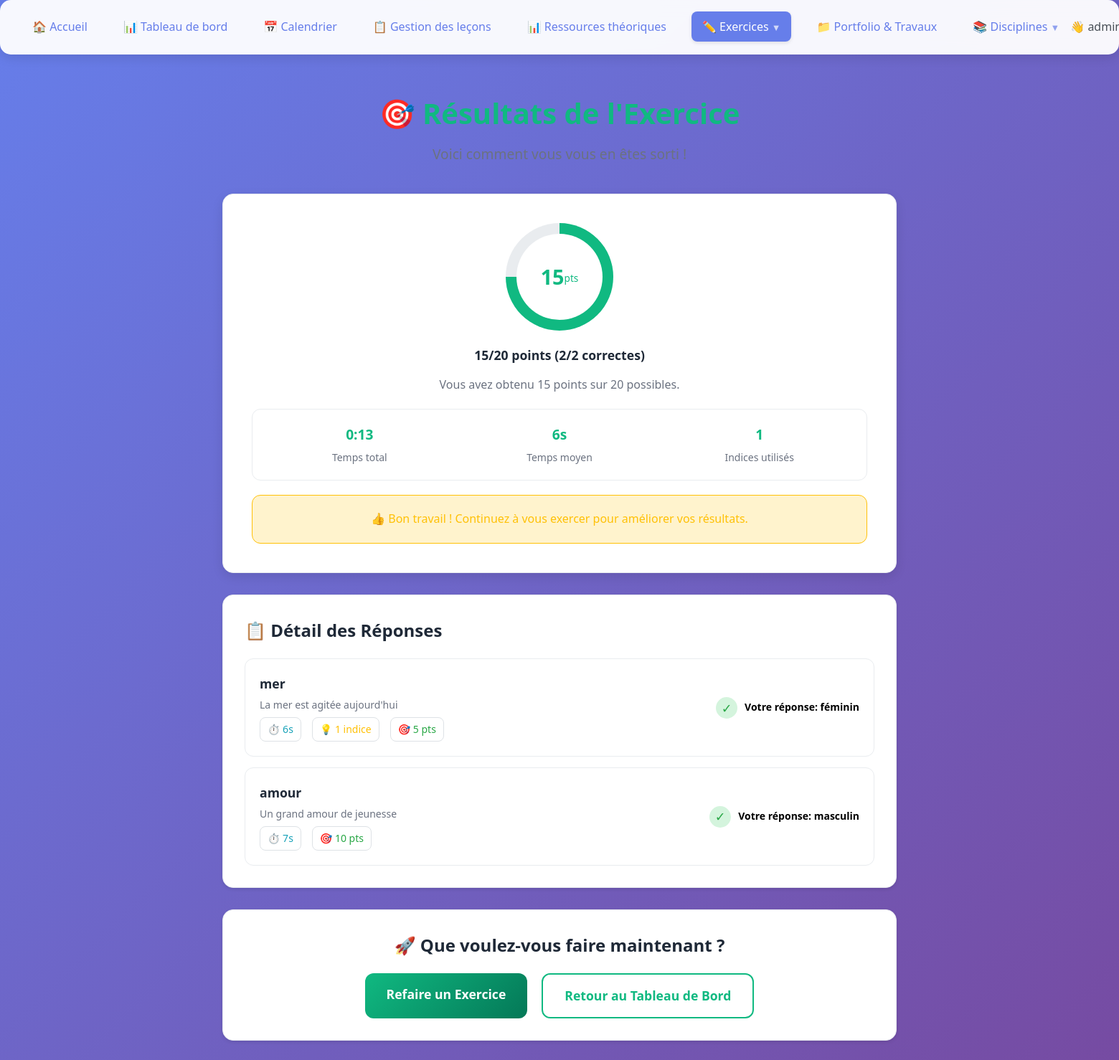
/exercises/grammar/gender/session/1/results (signed in), run on the app's committed database.
### tables this page shows
CREATE TABLE grammar_gender_attempts (
                id INTEGER PRIMARY KEY AUTOINCREMENT,
                session_id INTEGER NOT NULL,
                question_id INTEGER NOT NULL,
                user_answer TEXT,
                is_correct BOOLEAN,
                time_taken INTEGER,
                attempted_at TIMESTAMP DEFAULT CURRENT_TIMESTAMP, hints_used INTEGER DEFAULT 0, score INTEGER DEFAULT 10,
                FOREIGN KEY (session_id) REFERENCES grammar_gender_sessions (id),
                FOREIGN KEY (question_id) REFERENCES grammar_gender_questions (id)
            );

CREATE TABLE grammar_gender_questions (
                id INTEGER PRIMARY KEY AUTOINCREMENT,
                sub_question_id TEXT UNIQUE NOT NULL,
                nom TEXT NOT NULL,
                genre_du_nom TEXT NOT NULL CHECK(genre_du_nom IN ('masculin', 'féminin')),
                niveau_difficulte INTEGER CHECK(niveau_difficulte >= 1 AND niveau_difficulte <= 3),
                exemple_usage_courant TEXT,
                exemple_usage_litteraire TEXT,
                exemple_usage_universitaire TEXT,
                terminaisons TEXT,
                created_at TIMESTAMP DEFAULT CURRENT_TIMESTAMP
            );

### app.py (the view)
@app.route('/exercises/grammar/gender/session/<int:session_id>/results')
def grammar_gender_results(session_id):
    if 'user' not in session:
        return redirect(url_for('login'))
    conn = sqlite3.connect(DB_FILE)
    c = conn.cursor()
    c.execute('''
        SELECT * FROM grammar_gender_sessions
        WHERE id = ? AND user_id = ?
    ''', (session_id, session.get('user_id')))
    session_data = c.fetchone()
    if not session_data:
        flash('Session non trouvée', 'error')
        return redirect(url_for('grammar_gender_exercises'))
    c.execute('''
        SELECT ga.*, gq.nom, gq.genre_du_nom, gq.exemple_usage_courant
        FROM grammar_gender_attempts ga
        JOIN grammar_gender_questions gq ON ga.question_id = gq.id
        WHERE ga.session_id = ?
        ORDER BY ga.attempted_at
    ''', (session_id,))
    attempts = c.fetchall()
    conn.close()
    total_questions = len(attempts)
    correct_answers = sum(1 for attempt in attempts if attempt[4])  # is_correct
    total_points = sum(attempt[8] if len(attempt) > 8 else 0 for attempt in attempts)  # score column
    max_possible_points = total_questions * 10
    total_time = sum(attempt[5] if attempt[5] else 0 for attempt in attempts)  # time_taken
    total_hints = sum(attempt[7] if len(attempt) > 7 else 0 for attempt in attempts)  # hints_used
    percentage = round((correct_answers / total_questions) * 100) if total_questions > 0 else 0
    points_percentage = round((total_points / max_possible_points) * 100) if max_possible_points > 0 else 0
    results = {
        'session_id': session_id,
        'score': correct_answers,
        'total': total_questions,
        'percentage': percentage,
        'total_points': total_points,
        'max_possible_points': max_possible_points,
        'points_percentage': points_percentage,
        'total_time': total_time,
        'total_hints': total_hints,
        'avg_time': round(total_time / total_questions) if total_questions > 0 else 0,
        'attempts': attempts
    }
    return render_template('grammar_gender_results.html', results=results)

### templates/grammar_gender_results.html (shortened to what this page needs)
{% extends "base.html" %}
{% set title = "Résultats - Genre Grammatical" %}
{% block additional_css %}
<link rel="stylesheet" href="{{ url_for('static', filename='css/components/grammar-results.css') }}">
{% endblock %}
{% block content %}
<div class="results-container">
    <div class="results-header">
        <h1 class="results-title">🎯 Résultats de l'Exercice</h1>
        <p class="results-subtitle">Voici comment vous vous en êtes sorti !</p>
    </div>
    <div class="score-section">
        <div class="score-circle" style="background: conic-gradient(var(--francais-primary) 0deg, var(--francais-primary) {{ results.points_percentage * 3.6 }}deg, var(--gray-200) {{ results.points_percentage * 3.6 }}deg, var(--gray-200) 360deg);">
            <div class="score-text">{{ results.total_points }}</div>
            <div class="score-subtitle">pts</div>
        </div>
        <h2 class="score-label">{{ results.total_points }}/{{ results.max_possible_points }} points ({{ results.score }}/{{ results.total }} correctes)</h2>
        <p class="score-details">
            Vous avez obtenu {{ results.total_points }} points sur {{ results.max_possible_points }} possibles.
        </p>
        <div class="stats-grid">
            <div class="stat-item">
                <div class="stat-value">{{ results.total_time // 60 }}:{{ '{:02d}'.format(results.total_time % 60) }}</div>
                <div class="stat-label">Temps total</div>
            </div>
            <div class="stat-item">
                <div class="stat-value">{{ results.avg_time }}s</div>
                <div class="stat-label">Temps moyen</div>
            </div>
            <div class="stat-item">
                <div class="stat-value">{{ results.total_hints }}</div>
                <div class="stat-label">Indices utilisés</div>
            </div>
        </div>
        <div class="performance-message {% if results.points_percentage >= 80 %}performance-excellent{% elif results.points_percentage >= 60 %}performance-good{% else %}performance-poor{% endif %}">
            {% if results.points_percentage >= 80 %}
                🏆 Excellent travail ! Vous maîtrisez très bien le genre grammatical.
            {% elif results.points_percentage >= 60 %}
                👍 Bon travail ! Continuez à vous exercer pour améliorer vos résultats.
            {% else %}
                💪 Ne vous découragez pas ! La pratique régulière vous aidera à progresser.
            {% endif %}
        </div>
    </div>
    <div class="details-section">
        <h2 class="details-header">📋 Détail des Réponses</h2>
        <div class="attempts-list">
            {% for attempt in results.attempts %}
            <div class="attempt-item">
                <div class="attempt-content">
                    <h3 class="attempt-word">{{ attempt[9] }}</h3>
                    <div class="attempt-details">
                        {% if attempt[11] %}{{ attempt[11] }}{% endif %}
                    </div>
                    <div class="attempt-stats">
                        <span class="time-taken">⏱️ {{ attempt[5] }}s</span>
                        {% if attempt[7] > 0 %}
                        <span class="hints-used">💡 {{ attempt[7] }} indice{{ 's' if attempt[7] > 1 else '' }}</span>
                        {% endif %}
                        <span class="points-earned">🎯 {{ attempt[8] if attempt|length > 8 else 0 }} pts</span>
                    </div>
                </div>
                <div class="attempt-result">
                    <div class="result-icon {% if attempt[4] %}result-correct{% else %}result-incorrect{% endif %}">
                        {% if attempt[4] %}✓{% else %}✗{% endif %}
                    </div>
                    <div class="answer-labels">
                        <div class="user-answer">Votre réponse: {{ attempt[3] }}</div>
                    </div>
                </div>
            </div>
            {% endfor %}
        </div>
    </div>
    <div class="actions-section">
        <h2 class="actions-header">🚀 Que voulez-vous faire maintenant ?</h2>
        <div class="action-buttons">
            <a href="{{ url_for('start_grammar_gender_practice') }}" class="action-button action-primary">
                Refaire un Exercice
            </a>
            <a href="{{ url_for('grammar_gender_exercises') }}" class="action-button action-secondary">
                Retour au Tableau de Bord
            </a>
        </div>
    </div>
</div>
{% endblock %}

### static/css/base/variables.css (style rules this page uses)
:root { --primary-color: #667eea; --primary-dark: #5a67d8; --primary-light: #e6eaff; --secondary-color: #764ba2; --secondary-light: #f0ecf7; --success-color: #28a745; --success-dark: #218838; --success-light: #d4f4dd; --danger-color: #dc3545; --danger-light: #f8d7da; --warning-color: #ffc107; --warning-light: #fff3cd; --info-color: #17a2b8; --info-light: #d1ecf1; --accent-color: #f093fb; --accent-light: #fce4ff; --gray-100: #f8f9fa; --gray-200: #e9ecef; --gray-300: #dee2e6; --gray-400: #ced4da; --gray-500: #6c757d; --gray-600: #495057; --gray-700: #343a40; --gray-800: #212529; --white: #ffffff; --black: #000000; --gradient-main: linear-gradient(135deg, #667eea 0%, #764ba2 100%); --gradient-card: linear-gradient(135deg, #f8f9fa 0%, #e9ecef 100%); --gradient-primary: linear-gradient(135deg, var(--primary-color) 0%, var(--secondary-color) 100%); --gradient-success: linear-gradient(135deg, var(--success-color) 0%, var(--success-dark) 100%); --gradient-danger: linear-gradient(135deg, var(--danger-color) 0%, #c82333 100%); --gradient-warning: linear-gradient(135deg, var(--warning-color) 0%, #fd7e14 100%); --gradient-info: linear-gradient(135deg, var(--info-color) 0%, #20c997 100%); --space-xs: 5px; --space-sm: 10px; --space-md: 15px; --space-lg: 20px; --space-xl: 30px; --space-2xl: 40px; --space-3xl: 50px; --space-4xl: 60px; --space-5xl: 80px; --radius-sm: 8px; --radius-md: 12px; --radius-lg: 15px; --radius-xl: 20px; --radius-2xl: 25px; --radius-full: 50%; --shadow-sm: 0 2px 5px rgba(0,0,0,0.1); --shadow-md: 0 5px 15px rgba(0,0,0,0.1); --shadow-lg: 0 15px 35px rgba(0,0,0,0.1); --shadow-xl: 0 20px 60px rgba(0,0,0,0.15); --shadow-2xl: 0 25px 80px rgba(0,0,0,0.25); --font-size-xs: 0.75em; --font-size-sm: 0.85em; --font-size-md: 1em; --font-size-lg: 1.1em; --font-size-xl: 1.2em; --font-size-2xl: 1.5em; --font-size-3xl: 1.8em; --font-size-4xl: 2.5em; --text-xs: 0.75rem; --text-sm: 0.875rem; --text-md: 1rem; --text-lg: 1.125rem; --text-xl: 1.25rem; --text-2xl: 1.5rem; --text-primary: #1f2937; --text-secondary: #6b7280; --text-muted: #9ca3af; --leading-tight: 1.25; --leading-normal: 1.5; --leading-relaxed: 1.75; --font-weight-normal: 400; --font-weight-medium: 500; --font-weight-semibold: 600; --font-weight-bold: 700; --transition-fast: 0.15s ease; --transition-normal: 0.3s ease; --transition-slow: 0.8s ease; --transition-smooth: all 0.2s ease-in-out; --z-index-dropdown: 50; --z-index-overlay: 100; --z-index-modal: 1000; --math-primary: #3B82F6; --math-secondary: #1E40AF; --math-gradient: linear-gradient(135deg, #3B82F6 0%, #1E40AF 100%); --math-light: #EBF4FF; --math-accent: #60A5FA; --francais-primary: #10B981; --francais-secondary: #047857; --francais-gradient: linear-gradient(135deg, #10B981 0%, #047857 100%); --francais-light: #ECFDF5; --francais-accent: #34D399; --histoire-primary: #F59E0B; --histoire-secondary: #D97706; --histoire-gradient: linear-gradient(135deg, #F59E0B 0%, #D97706 100%); --histoire-light: #FFFBEB; --histoire-accent: #FBBF24; --culture-primary: #EF4444; --culture-secondary: #DC2626; --culture-gradient: linear-gradient(135deg, #EF4444 0%, #DC2626 100%); --culture-light: #FEF2F2; --culture-accent: #F87171; --geographie-primary: #8B5CF6; --geographie-secondary: #7C3AED; --geographie-gradient: linear-gradient(135deg, #8B5CF6 0%, #7C3AED 100%); --geographie-light: #F5F3FF; --geographie-accent: #A78BFA; }

### data on the page
grammar_gender_attempts: nom "mer", exemple_usage_courant "La mer est agitée aujourd'hui", time_taken "6", hints_used "1", score "5", user_answer "féminin"
grammar_gender_attempts: nom "amour", exemple_usage_courant "Un grand amour de jeunesse", time_taken "7", score "10", user_answer "masculin"

### other printed values
{{ results.total_points }} "15"
{{ results.max_possible_points }} "20"
{{ results.score }} "2"
{{ results.total }} "2"
{{ results.total_time // 60 }} "0"
{{ '{:02d}'.format(results.total_time % 60) }} "13"
{{ results.avg_time }} "6"
{{ results.total_hints }} "1"
